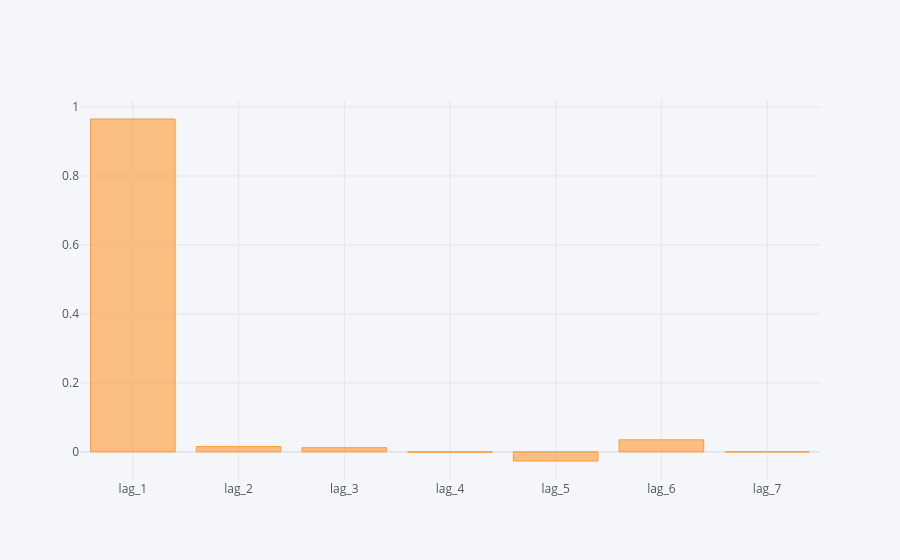

The notebook cell saved with this chart:
### Code cell
regd.mean().iplot(kind='bar')

### Figure 1 — Plotly figure (JSON) as saved in the notebook; plotly's stock layout.template omitted (floating-point values rounded to 4 significant figures)
{"data": [{"marker": {"color": "rgba(255, 153, 51, 0.6)", "line": {"color": "rgba(255, 153, 51, 1.0)", "width": 1}}, "name": "None", "orientation": "v", "text": "", "x": ["lag_1", "lag_2", "lag_3", "lag_4", "lag_5", "lag_6", "lag_7"], "y": [0.9652, 0.01526, 0.01215, -0.0008621, -0.02646, 0.0349, -0.0001323], "type": "bar"}], "layout": {"legend": {"bgcolor": "#F5F6F9", "font": {"color": "#4D5663"}}, "paper_bgcolor": "#F5F6F9", "plot_bgcolor": "#F5F6F9", "title": {"font": {"color": "#4D5663"}}, "xaxis": {"gridcolor": "#E1E5ED", "showgrid": true, "tickfont": {"color": "#4D5663"}, "title": {"font": {"color": "#4D5663"}, "text": ""}, "zerolinecolor": "#E1E5ED"}, "yaxis": {"gridcolor": "#E1E5ED", "showgrid": true, "tickfont": {"color": "#4D5663"}, "title": {"font": {"color": "#4D5663"}, "text": ""}, "zerolinecolor": "#E1E5ED"}}}
